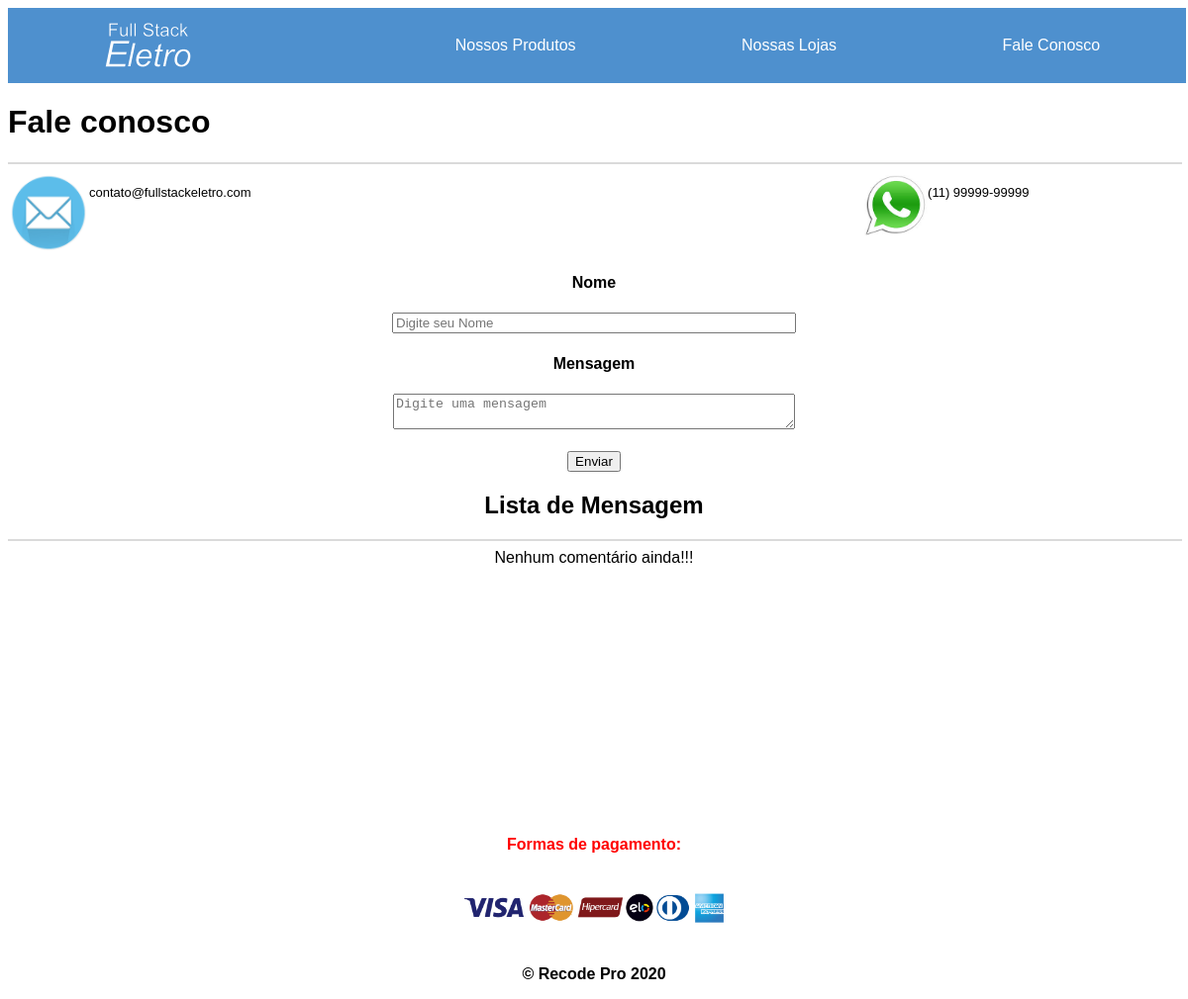
Before: /fale_conosco.php with the older database file.
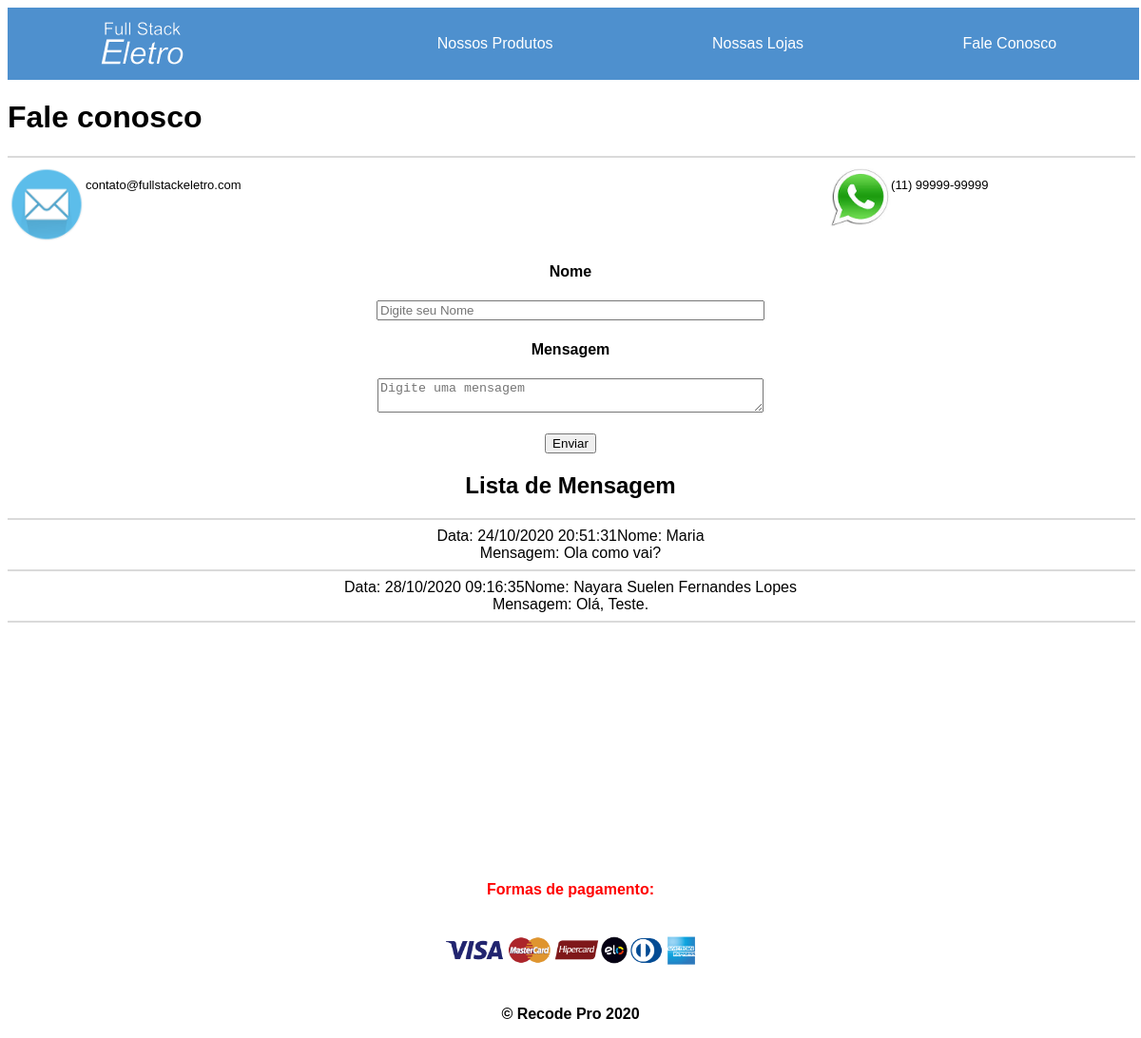
After: the same page with the newer database file.
### tables this page shows
CREATE TABLE `comentarios` (
  `id_comentario` int(11) NOT NULL,
  `nome` varchar(100) NOT NULL,
  `msg` varchar(255) NOT NULL,
  `data` datetime DEFAULT current_timestamp()
);

### fale_conosco.php (the view, shortened to what this page needs)
<?php
    $servername = "localhost";
    $username = "root";
    $password = "";
    $database = "fseletro";
    $conn = mysqli_connect($servername, $username, $password, $database);
?>
<!DOCTYPE html>
<html lang="pt-br">
<head>
    <link rel="stylesheet" href="./css/styles.css" />
</head>
<body>
    <?php include_once('menu.php') ?>
    <header>
        <h1>Fale conosco</h1>
    </header>
    <hr/>
    <section class="fale_conosco">
        <div class="box_fale_conosco">
            <img id="email" src="./img/email.jpg">
            <p class="descricao">contato@fullstackeletro.com</p>
        </div>
        <div class="box_fale_conosco">
            <img id="whats" src="./img/whatsapp.png">
            <p class="descricao">(11) 99999-99999</p>
        </div>
    </section>
    <div class="formulario">
        <form method="post" action="">
            <h4>Nome </h4>
            <input type="text" name="nome" style="width: 400px;" placeholder="Digite seu Nome">
            <h4>Mensagem </h4>
            <textarea name="msg" style="width: 400px;" placeholder="Digite uma mensagem"></textarea>
            <br/><br/>
            <input id="button" type="submit" name="submit" value="Enviar">
        </form>
        <h2>Lista de Mensagem</h2>
        <hr />
        <?php
                $sql = "select * from comentarios";
                $result = $conn->query($sql);
                if($result->num_rows > 0){
                    while($rows = $result->fetch_assoc()){
                        echo "Data: ", date('d/m/Y H:i:s', strtotime($rows['data'])); "<br />";
                        echo "Nome: ", $rows['nome'], "<br />";
                        echo "Mensagem: ", $rows['msg'], "<br />";
                        echo "<hr />";
                }
                }else{
                    echo "Nenhum comentário ainda!!!";
                }
            ?>
    </div>
    <footer id="rodape">
        <p id="formas_pagamento">Formas de pagamento:</p>
        <img src="./img/pagamentos-bandeiras-01.png" alt="Formas de Pagamento">
        <p>&copy; Recode Pro 2020</p>
    </footer>
</body>
</html>

### menu.php
<nav class="menu">
     <a class="logo" href="./index.php"></a>
     <a href="./produtos.php">Nossos Produtos</a>
     <a href="./lojas.php">Nossas Lojas</a>
     <a href="./fale_conosco.php">Fale Conosco</a>
 </nav>

### css/styles.css (style rules this page uses)
body { font-family: Arial, Helvetica, sans-serif; }
hr { border: 1px solid #DADADA; width: 100%; }
.menu { background-color: #4e90ce; display: flex; justify-content: space-around; align-items: center; width: 100%; padding: 3px; }
.logo { background-image: url('../img/logo1.png'); background-repeat: no-repeat; height: 50px; width: 15%; background-size: contain; margin: 10px; }
.menu a { color: white; text-decoration: none; }
.descricao, .antigo { font-size: 13px; text-align: center; }
.fale_conosco { display: flex; align-items: flex-start; }
.box_fale_conosco #email { width: 10%; }
.box_fale_conosco #whats { width: 30%; }
.box_fale_conosco { display: flex; }
.formulario { text-align: center; }
footer #formas_pagamento { color: red; }
footer#rodape { text-align: center; font-weight: bolder; margin-top: 23%; }
footer#rodape img { width: 300px; }

Changed rows visible on the page:
added comentarios: data "24/10/2020 20:51:31", nome "Maria", msg "Ola como vai?"
added comentarios: data "28/10/2020 09:16:35", nome "Nayara Suelen Fernandes Lopes", msg "Olá, Teste."
Other visible differences:
text no longer shown: "Nenhum comentário ainda!!!"
